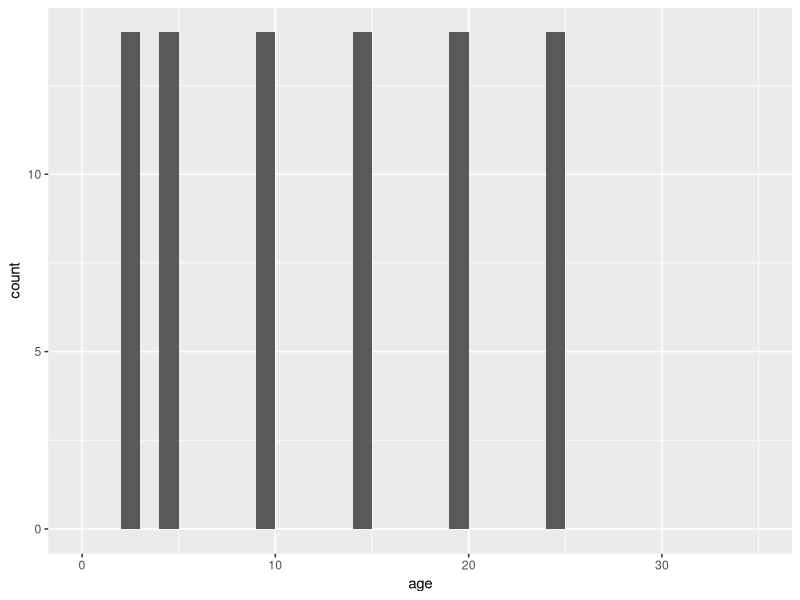

Recreate this plot in R.
#### SETUP ####
getwd()
setwd('C:/Users/陈星怿/intersession_data_2024/code/coding_day4')
library(datasets)
library(viridis)
library(viridisLite)
library(ggplot2)
library(gridExtra)

table(Loblolly)

data("Loblolly")
plt <- ggplot(data = Loblolly) + geom_histogram(mapping = aes(x=age), breaks = seq(from = 0, to =35, by=1))
plt
